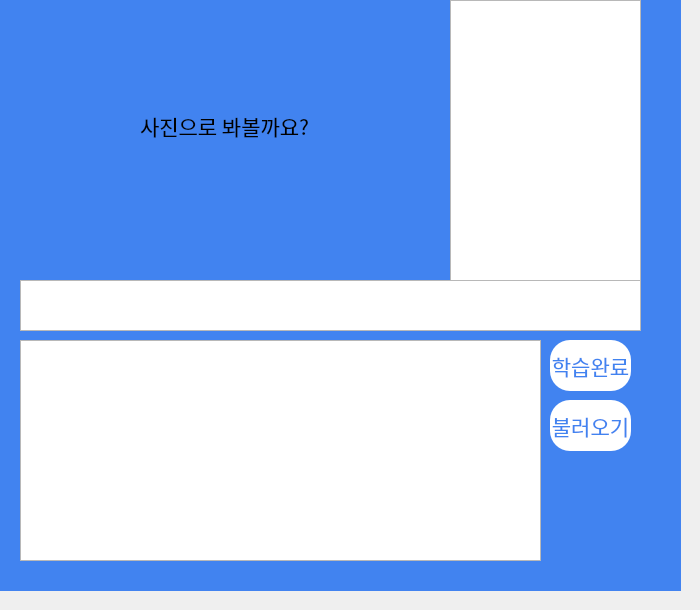
     <widget class="QWidget" name="page_5">
      <widget class="QListWidget" name="studylistWidget">
       <property name="geometry">
        <rect>
         <x>450</x>
         <y>0</y>
         <width>191</width>
         <height>281</height>
        </rect>
       </property>
       <property name="font">
        <font>
         <family>배달의민족 한나체 Pro</family>
         <pointsize>12</pointsize>
        </font>
       </property>
      </widget>
      <widget class="QLabel" name="studyname_line">
       <property name="geometry">
        <rect>
         <x>170</x>
         <y>220</y>
         <width>91</width>
         <height>41</height>
        </rect>
       </property>
       <property name="font">
        <font>
         <pointsize>22</pointsize>
        </font>
       </property>
       <property name="text">
        <string/>
       </property>
      </widget>
      <widget class="QListWidget" name="detaillist">
       <property name="geometry">
        <rect>
         <x>20</x>
         <y>280</y>
         <width>621</width>
         <height>51</height>
        </rect>
       </property>
       <property name="font">
        <font>
         <family>배달의민족 한나체 Pro</family>
         <pointsize>19</pointsize>
        </font>
       </property>
      </widget>
      <widget class="QLabel" name="label_15">
       <property name="geometry">
        <rect>
         <x>140</x>
         <y>30</y>
         <width>171</width>
         <height>191</height>
        </rect>
       </property>
       <property name="font">
        <font>
         <family>배달의민족 한나체 Pro</family>
         <pointsize>16</pointsize>
        </font>
       </property>
       <property name="text">
        <string>사진으로 봐볼까요?</string>
       </property>
      </widget>
      <widget class="QPushButton" name="learning_end">
       <property name="geometry">
        <rect>
         <x>550</x>
         <y>340</y>
         <width>81</width>
         <height>51</height>
        </rect>
       </property>
       <property name="font">
        <font>
         <family>배달의민족 한나체 Pro</family>
         <pointsize>16</pointsize>
        </font>
       </property>
       <property name="styleSheet">
        <string notr="true">background-color:rgb(255,255,255);

color:rgb(65,131,240);
border-radius: 20px;</string>
       </property>
       <property name="text">
        <string>학습완료</string>
       </property>
      </widget>
      <widget class="QListWidget" name="learning_list">
       <property name="geometry">
        <rect>
         <x>20</x>
         <y>340</y>
         <width>521</width>
         <height>221</height>
        </rect>
       </property>
       <property name="font">
        <font>
         <family>배달의민족 한나체 Pro</family>
         <pointsize>12</pointsize>
        </font>
       </property>
      </widget>
      <widget class="QPushButton" name="Load_btn">
       <property name="geometry">
        <rect>
         <x>550</x>
         <y>400</y>
         <width>81</width>
         <height>51</height>
        </rect>
       </property>
       <property name="font">
        <font>
         <family>배달의민족 한나체 Pro</family>
         <pointsize>16</pointsize>
        </font>
       </property>
       <property name="styleSheet">
        <string notr="true">background-color:rgb(255,255,255);

color:rgb(65,131,240);
border-radius: 20px;</string>
       </property>
       <property name="text">
        <string>불러오기</string>
       </property>
      </widget>
      <widget class="QLabel" name="label_27">
       <property name="geometry">
        <rect>
         <x>-10</x>
         <y>-10</y>
         <width>691</width>
         <height>601</height>
        </rect>
       </property>
       <property name="styleSheet">
        <string notr="true">background-color:rgb(65,131,240);
color:white;
</string>
       </property>
       <property name="text">
        <string/>
       </property>
      </widget>
      <zorder>label_27</zorder>
      <zorder>studylistWidget</zorder>
      <zorder>studyname_line</zorder>
      <zorder>detaillist</zorder>
      <zorder>label_15</zorder>
      <zorder>learning_end</zorder>
      <zorder>learning_list</zorder>
      <zorder>Load_btn</zorder>
     </widget>
